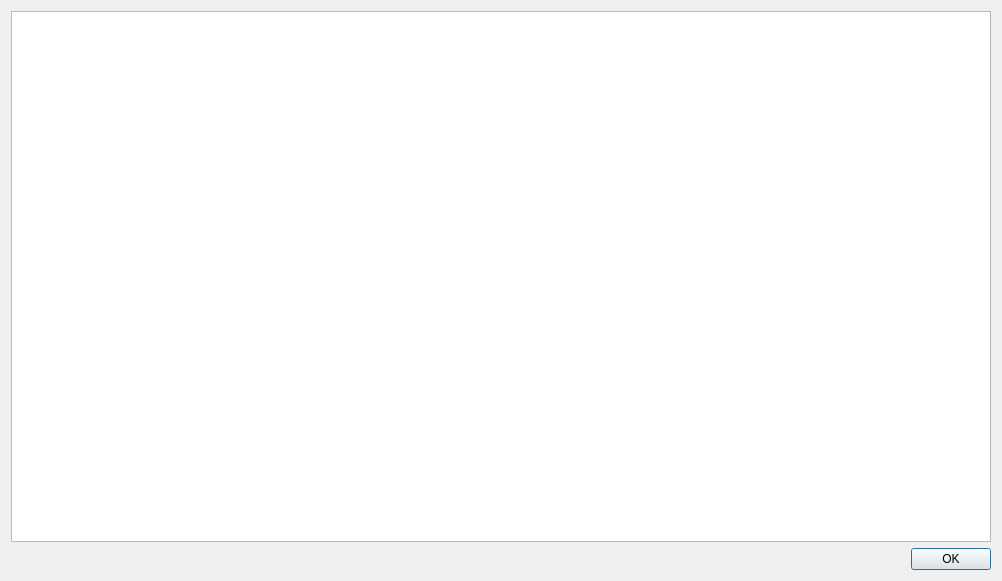
<?xml version="1.0" encoding="UTF-8"?>
<ui version="4.0">
 <class>ReportForm</class>
 <widget class="QDialog" name="ReportForm">
  <property name="geometry">
   <rect>
    <x>0</x>
    <y>0</y>
    <width>1002</width>
    <height>581</height>
   </rect>
  </property>
  <property name="windowTitle">
   <string>Process Complete</string>
  </property>
  <layout class="QVBoxLayout" name="verticalLayout">
   <item>
    <widget class="QPlainTextEdit" name="plainTextEdit">
     <property name="readOnly">
      <bool>true</bool>
     </property>
    </widget>
   </item>
   <item>
    <widget class="QDialogButtonBox" name="buttonBox">
     <property name="orientation">
      <enum>Qt::Horizontal</enum>
     </property>
     <property name="standardButtons">
      <set>QDialogButtonBox::Ok</set>
     </property>
    </widget>
   </item>
  </layout>
 </widget>
 <resources/>
 <connections>
  <connection>
   <sender>buttonBox</sender>
   <signal>accepted()</signal>
   <receiver>ReportForm</receiver>
   <slot>accept()</slot>
   <hints>
    <hint type="sourcelabel">
     <x>248</x>
     <y>254</y>
    </hint>
    <hint type="destinationlabel">
     <x>157</x>
     <y>274</y>
    </hint>
   </hints>
  </connection>
  <connection>
   <sender>buttonBox</sender>
   <signal>rejected()</signal>
   <receiver>ReportForm</receiver>
   <slot>reject()</slot>
   <hints>
    <hint type="sourcelabel">
     <x>316</x>
     <y>260</y>
    </hint>
    <hint type="destinationlabel">
     <x>286</x>
     <y>274</y>
    </hint>
   </hints>
  </connection>
 </connections>
</ui>
